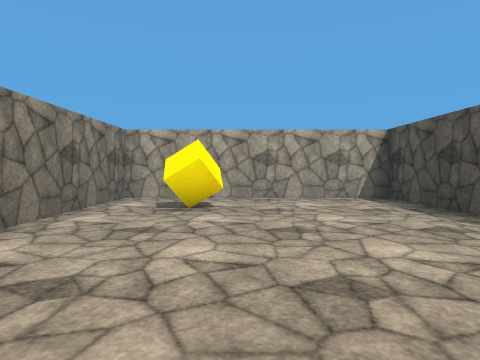
[1] (above)

24 first-person views from a walk through a scene from a Unity 3-D project. The camera is 1.2 m above the floor, tilts 2° down and sees 75° across. The floor is counted in squares, 1.8 m on a side. Each view is taken from the middle of a square. On the plan, view 1 faces up. The plan holds only what a view shows up to about 10 squares ahead; the rest is blank. The place goes on beyond the plan. The player character is not drawn. Surface patterns are stand-ins for the level's own textures.

[2]
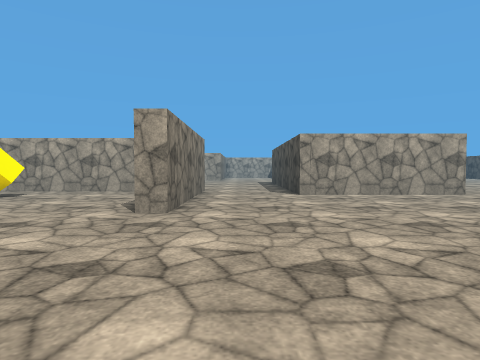

[3]
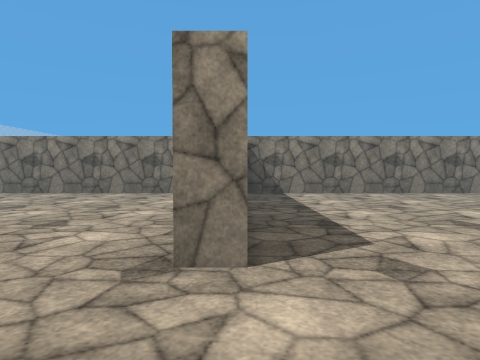

[4]
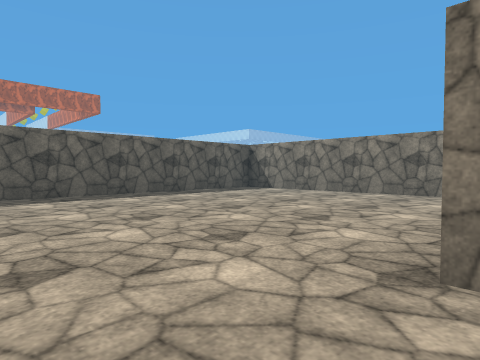

[5]
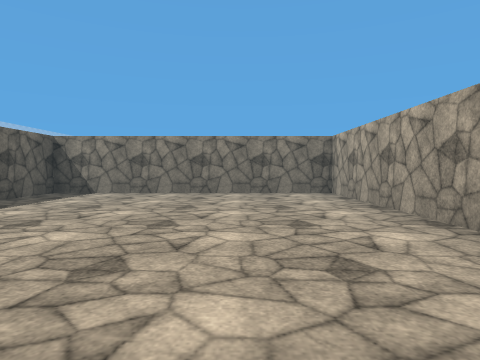

[6]
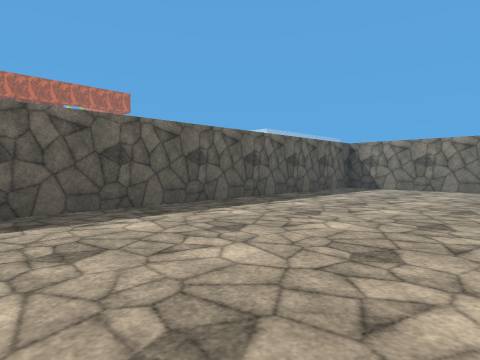

[7]
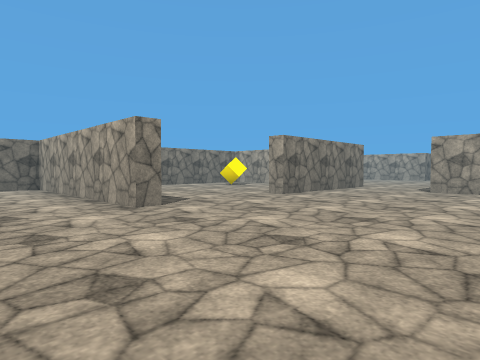

[8]
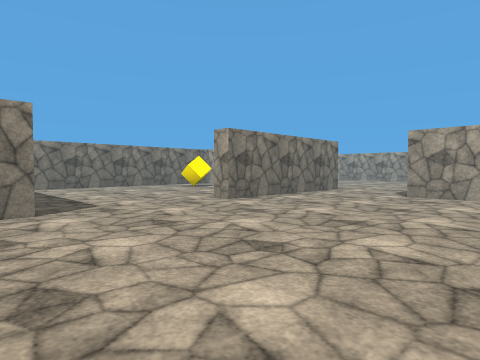

[9]
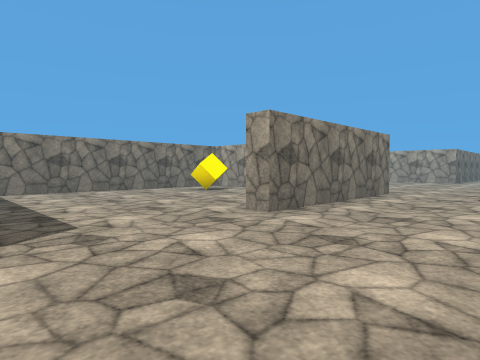

[10]
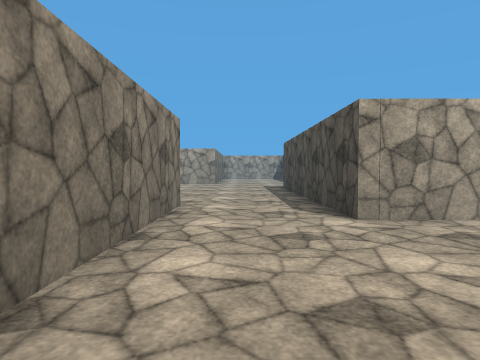

[11]
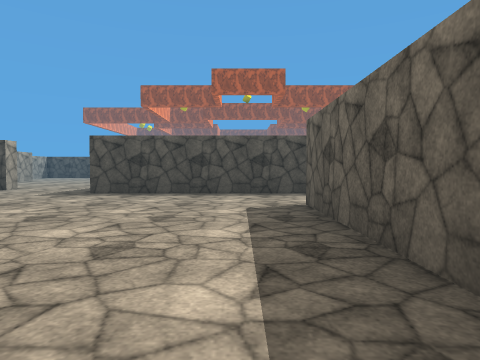

[12]
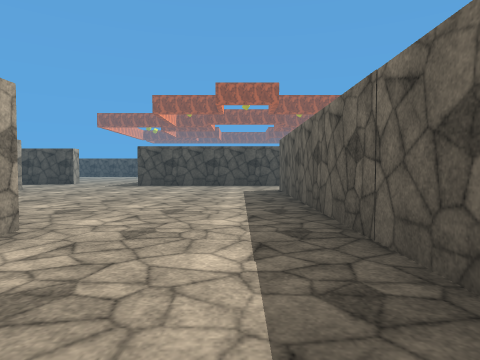

[13]
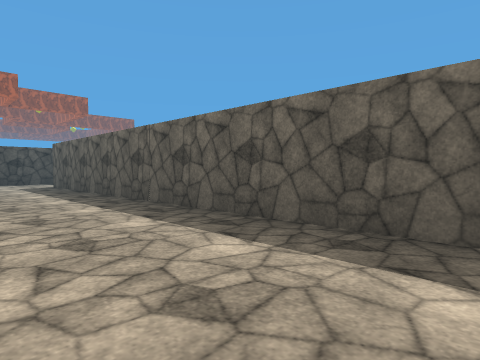

[14]
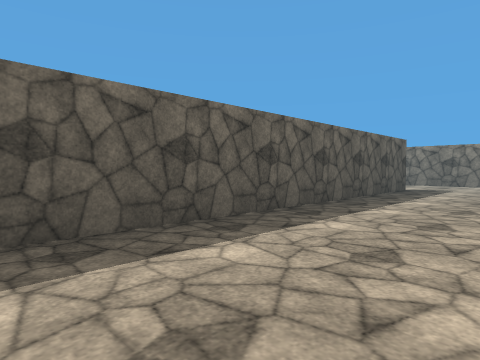

[15]
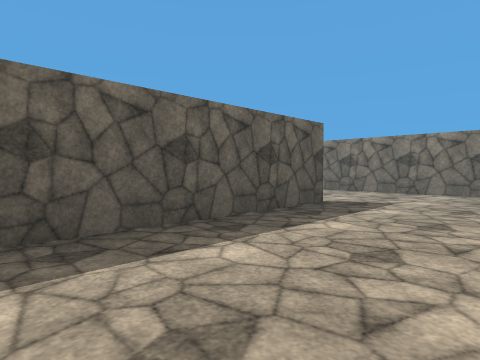

[16]
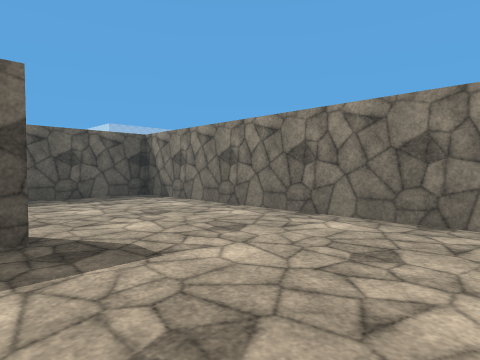

[17]
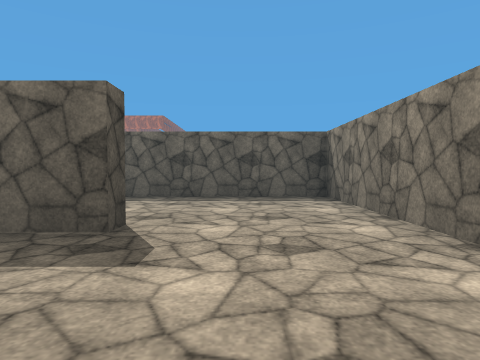

[18]
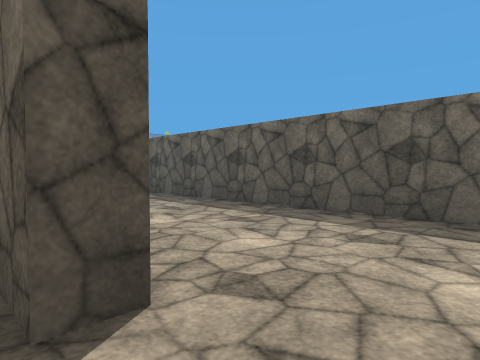

[19]
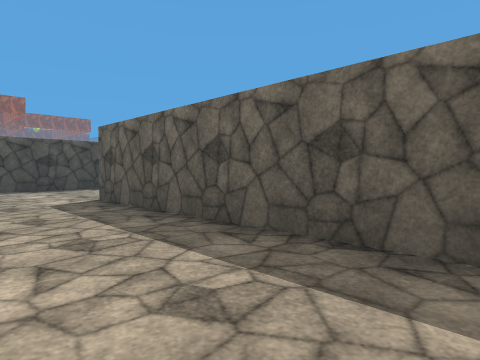

[20]
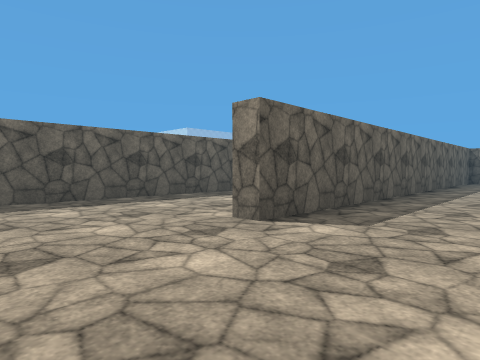

[21]
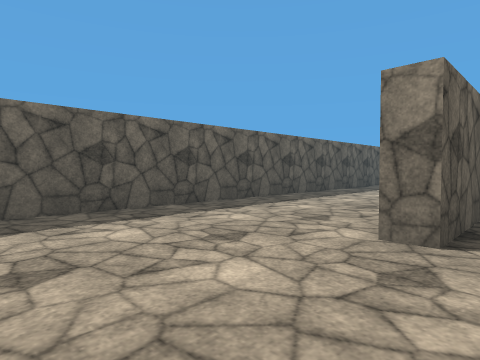

[22]
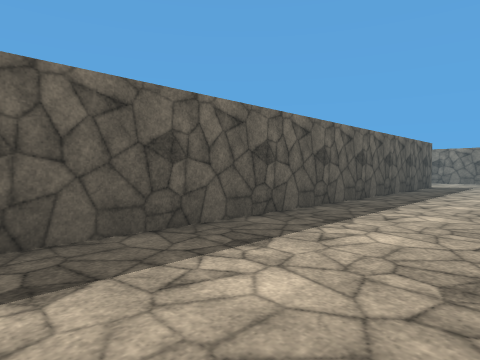

[23]
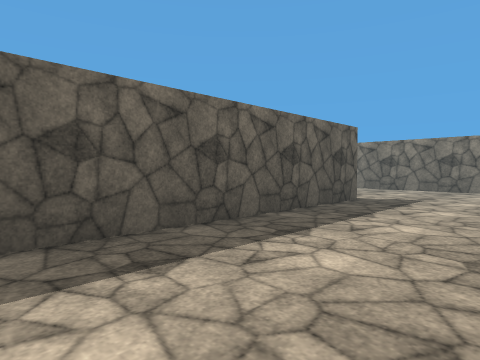

[24]
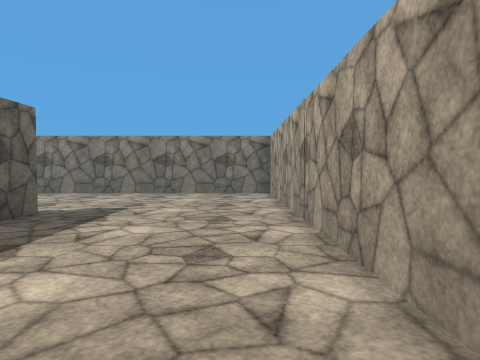

### Floor plan
Points are (right, up) in squares from view 1. A wall is a line through its corners. A room is listed if a view was taken in it or the views show most of it. See-through windows are left out.
Room 1 (views 1, 2, 3, 4, 5, 6, 7, 8, 9, 10)
walls: (3.9, -0.9) (3.9, -1.4) (-2.6, -1.4) (-2.6, -9.1) (7.4, -9.1); (3.4, 4.4) (3.4, 7.2) (-2.6, 7.2) (-2.6, -0.9); (3.9, 5.5) (3.9, 2.9) (3.4, 2.9); (9.5, 6.1) (6.6, 6.1)
ways out: opening at (5.5, 6.5) to room 2
objects: yellow cube (-1, 5)
Room 2 (views 11, 12, 13, 14, 15, 16, 17, 18, 19, 20, 21, 22, 23, 24)
walls: (-18, 2.9) (-25.6, 2.9) (-25.6, -3.6); (-21.8, -1) (-4.6, -1); (-17.6, 7.1) (-17.6, 7.7) (3.9, 7.7) (3.9, 5.5); (-3.2, 2.6) (-3.2, 4.6); (-21.1, 10.5) (-21.1, 3.3) (-7, 3.3) (-7, 2.8); (6.6, 6.1) (6.6, 11.5)
ways out: opening at (5.5, 6.5) to room 1

Positions as (right, up) in squares from view 1, and headings:
1: (0, 0), facing up
2: (5, -2), facing up
3: (6, -1), facing left
4: (6, -1), facing down-left
5: (6, -4), facing left
6: (8, -4), facing down-left
7: (9, -4), facing up-left
8: (9, -2), facing up-left
9: (7, -1), facing up-left
10: (5, 2), facing up
11: (-2, 9), facing right
12: (-6, 9), facing right
13: (-9, 11), facing down-right
14: (-7, 11), facing down-left
15: (-12, 11), facing down-left
16: (-17, 11), facing down-left
17: (-19, 11), facing down
18: (-19, 8), facing down-right
19: (-14, 6), facing down-right
20: (-4, 6), facing down-left
21: (-4, 4), facing down-left
22: (-9, 2), facing down-left
23: (-15, 2), facing down-left
24: (-17, 2), facing left
